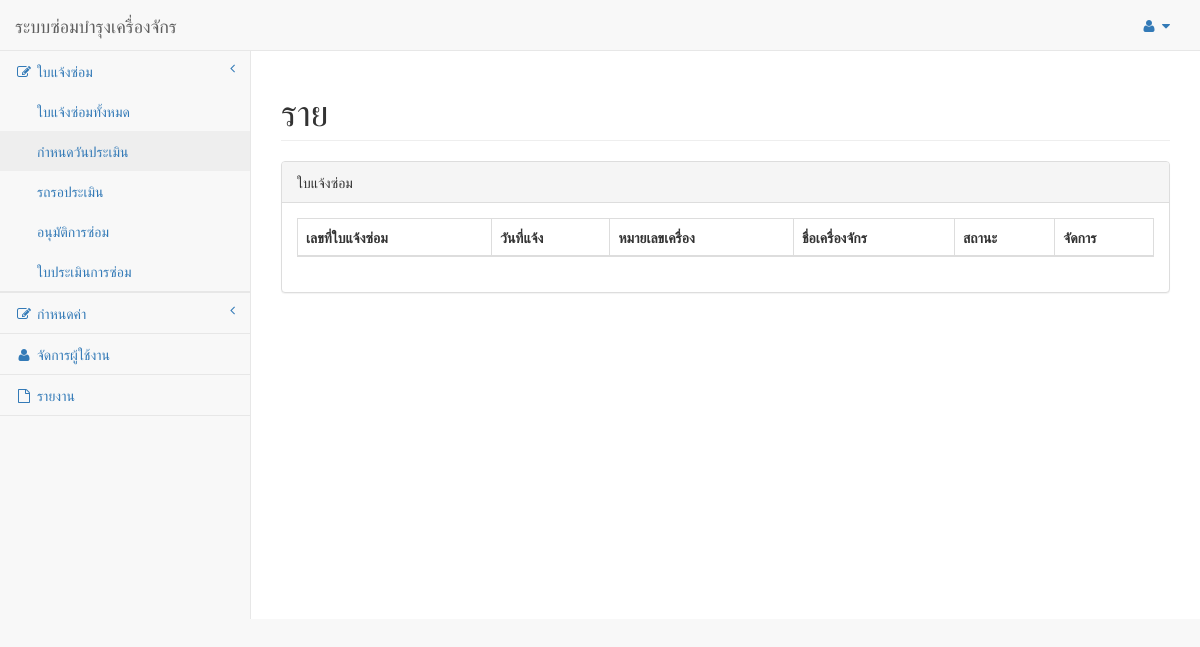
/CheckCars/ListCheck.php, run on an earlier commit of the app's database.
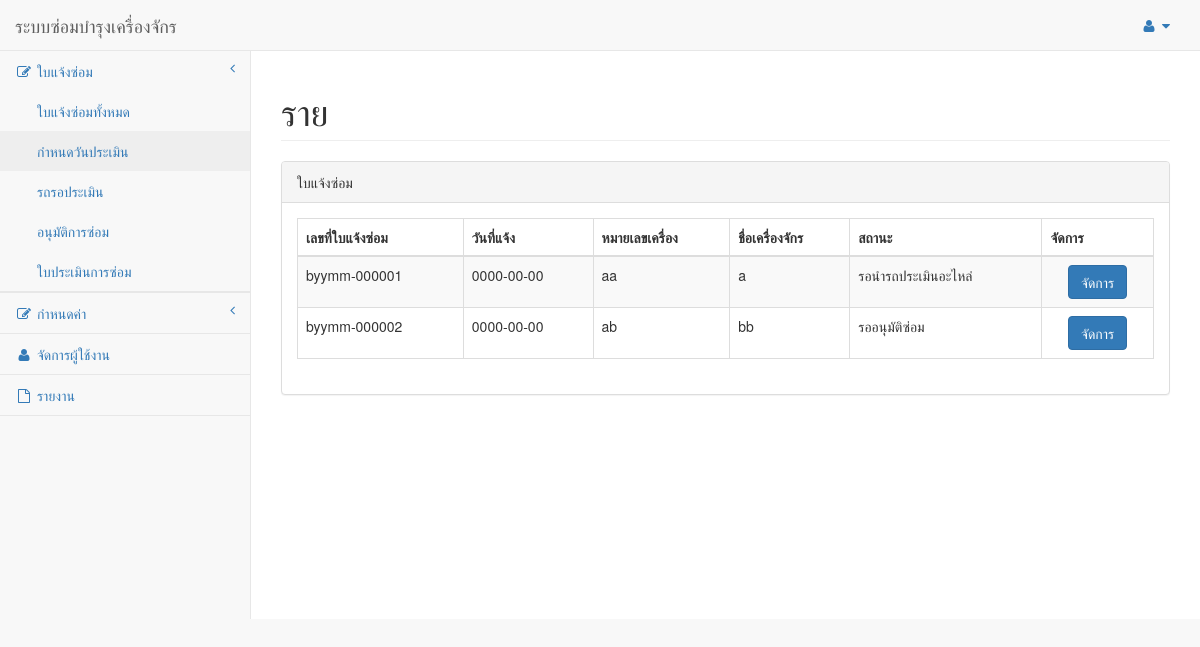
And on a later commit of the database.
### tables this page shows
CREATE TABLE `tdoctmajob` (
  `XVMajDocNo` varchar(13) NOT NULL,
  `XVMajWhoInformant` varchar(100) NOT NULL,
  `XVMajStatus` varchar(30) NOT NULL,
  `XVMaCarStatus` varchar(200) NOT NULL,
  `XVMajFinishRmk` varchar(150) NOT NULL,
  `XVMajDocStatus` varchar(1) NOT NULL,
  `XVMajNumber` varchar(100) NOT NULL,
  `XVMajSub-district` varchar(100) NOT NULL,
  `XVMajDistrict` varchar(100) NOT NULL,
  `XVMajProvince` varchar(100) NOT NULL,
  `XVVehCode` int(5) NOT NULL
);

CREATE TABLE `tdoctmajobdate` (
  `XVMajDocNo` varchar(13) NOT NULL,
  `XDMajEstAppPlanDate` datetime NOT NULL,
  `XDMajEstActualDate` datetime NOT NULL,
  `XDMajDate` date NOT NULL,
  `XDMajSpareDate` date NOT NULL,
  `XDMaPickupAppPlanDate` datetime NOT NULL,
  `XDMajRepairAppPlanDate` datetime NOT NULL,
  `XDMajRepairActualDate` datetime NOT NULL,
  `XDMajPickupActualDate` datetime NOT NULL,
  `XDMajFinishDate` datetime NOT NULL,
  `XDMajConfirmDate` datetime NOT NULL,
  `XDMajSendTime` datetime NOT NULL,
  `XDMajKeyTime` datetime NOT NULL
);

CREATE TABLE `tmstvehicle` (
  `XVVehCode` int(5) NOT NULL,
  `XVVehName` varchar(50) NOT NULL,
  `XVVehRegistration` varchar(50) NOT NULL,
  `XVVehNumber` varchar(50) NOT NULL,
  `XVVehMango` varchar(50) NOT NULL,
  `XVVehBrand` varchar(50) NOT NULL,
  `XVVehModel` varchar(50) NOT NULL,
  `XVVehChassisNumber` varchar(50) NOT NULL,
  `XVVehEngineNumber` varchar(50) NOT NULL,
  `XVVehTypeCode` int(5) DEFAULT NULL,
  `XVDptCode` int(5) DEFAULT NULL
);

### CheckCars/ListCheck.php (the view, shortened to what this page needs)
<!DOCTYPE html>
<html lang="en">
<head>
    <link href="../vendor/bootstrap/css/bootstrap.min.css" rel="stylesheet">
    <link href="../vendor/metisMenu/metisMenu.min.css" rel="stylesheet">
    <link href="../vendor/datatables/css/dataTables.bootstrap.css" rel="stylesheet">
    <link href="../vendor/datatables-responsive/dataTables.responsive.css" rel="stylesheet">
    <link href="../dist/css/sb-admin-2.css" rel="stylesheet">
    <link href="../vendor/font-awesome/css/font-awesome.min.css" rel="stylesheet" type="text/css">
</head>
<body>
    <?php include '../Template/templsidebar.php';
    include "../database/connect.php";
    ?>
    <div id="wrapper">
        <div id="page-wrapper">
            <div class="row">
                <div class="col-lg-12">
                    <h1 class="page-header">ราย</h1>
                </div>
            </div>
            <div class="row">
                <div class="col-lg-12">
                    <div class="panel panel-default">
                        <div class="panel-heading">
                            ใบแจ้งซ่อม
                        </div>
                        <div class="panel-body">
                            <table width="100%" class="table table-striped table-bordered table-hover"
                                id="dataTables-example">
                                <thead>
                                    <tr>
                                        <th>เลขที่ใบแจ้งซ่อม</th>
                                        <th>วันที่แจ้ง</th>
                                        <th>หมายเลขเครื่อง</th>
                                        <th>ชื่อเครื่องจักร</th>
                                        <th>สถานะ</th>
                                        <th>จัดการ</th>
                                    </tr>
                                </thead>
                                <tbody>
<?php
    $sql = "SELECT tj.XVMajDocNo,tj.XVMaCarStatus,tv.XVVehEngineNumber,tv.XVVehName,td.XDMajDate
    FROM tdoctmajob tj,tmstvehicle tv,tdoctmajobdate td
    WHERE tj.XVVehCode = tv.XVVehCode
    AND tj.XVMajDocNo = td.XVMajDocNo
    AND tj.XVMajDocStatus = 2";
    $result = mysqli_query($connect,$sql) or die(mysqli_query($connect));
    $count = 1;
    while ($row=mysqli_fetch_array($result)){
?>
                                    <tr class="odd gradeA">
                                        <td><?php echo $row["XVMajDocNo"];?></td>
                                        <td><?php echo $row["XDMajDate"];?></td>
                                        <td><?php echo $row["XVVehEngineNumber"];?></td>
                                        <td><?php echo $row["XVVehName"];?></td>
                                        <td><?php echo $row["XVMaCarStatus"];?></td>
                                  <?php
                                        if($row["XVMaCarStatus"] == "รอนำรถประเมินอะไหล่"){
                                   ?>
                                        <td align="center">
                                        <a class='btn btn-primary editbtn' href="addDataCheck.php?id=<?php echo $row["XVMajDocNo"] ?>"
                                            >จัดการ</a>
                                        </td>
                                  <?php
                                  }
                                        else if($row["XVMaCarStatus"] == "รออนุมัติซ่อม"){
                                      ?>
                                          <td align="center">
                                          <a class='btn btn-primary editbtn' href="addEngiCheck.php?id=<?php echo $row["XVMajDocNo"] ?>"
                                              >จัดการ</a>
                                          </td>
                                      <?php
                                        }
                                   ?>
                                    </tr>
                                    <?php $count++;}
                                    mysqli_close($connect); ?>
                                </tbody>
                            </table>
                        </div>
                    </div>
                </div>
            </div>
        </div>
    </div>
</body>
</html>

What changed in the data, as far as the page shows it:
added tdoctmajob: XVMajDocNo "byymm-000001", tdoctmajobdate.XDMajDate "0000-00-00", XVVehCode.XVVehEngineNumber "aa", XVVehCode.XVVehName "a", XVMaCarStatus "รอนำรถประเมินอะไหล่"
added tdoctmajob: XVMajDocNo "byymm-000002", tdoctmajobdate.XDMajDate "0000-00-00", XVVehCode.XVVehEngineNumber "ab", XVVehCode.XVVehName "bb", XVMaCarStatus "รออนุมัติซ่อม"
